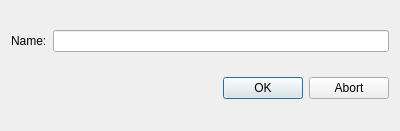
<?xml version="1.0" encoding="UTF-8"?>
<ui version="4.0">
 <class>AddFormDialog</class>
 <widget class="QDialog" name="AddFormDialog">
  <property name="geometry">
   <rect>
    <x>0</x>
    <y>0</y>
    <width>400</width>
    <height>131</height>
   </rect>
  </property>
  <property name="windowTitle">
   <string>Add Form</string>
  </property>
  <layout class="QVBoxLayout" name="verticalLayout">
   <item>
    <layout class="QHBoxLayout" name="horizontalLayout">
     <item>
      <widget class="QLabel" name="label">
       <property name="text">
        <string>Name:</string>
       </property>
      </widget>
     </item>
     <item>
      <widget class="QLineEdit" name="formName"/>
     </item>
    </layout>
   </item>
   <item>
    <widget class="QDialogButtonBox" name="Controls">
     <property name="orientation">
      <enum>Qt::Horizontal</enum>
     </property>
     <property name="standardButtons">
      <set>QDialogButtonBox::Abort|QDialogButtonBox::Ok</set>
     </property>
    </widget>
   </item>
  </layout>
 </widget>
 <resources/>
 <connections>
  <connection>
   <sender>Controls</sender>
   <signal>accepted()</signal>
   <receiver>AddFormDialog</receiver>
   <slot>accept()</slot>
   <hints>
    <hint type="sourcelabel">
     <x>248</x>
     <y>254</y>
    </hint>
    <hint type="destinationlabel">
     <x>157</x>
     <y>274</y>
    </hint>
   </hints>
  </connection>
  <connection>
   <sender>Controls</sender>
   <signal>rejected()</signal>
   <receiver>AddFormDialog</receiver>
   <slot>reject()</slot>
   <hints>
    <hint type="sourcelabel">
     <x>316</x>
     <y>260</y>
    </hint>
    <hint type="destinationlabel">
     <x>286</x>
     <y>274</y>
    </hint>
   </hints>
  </connection>
 </connections>
</ui>
